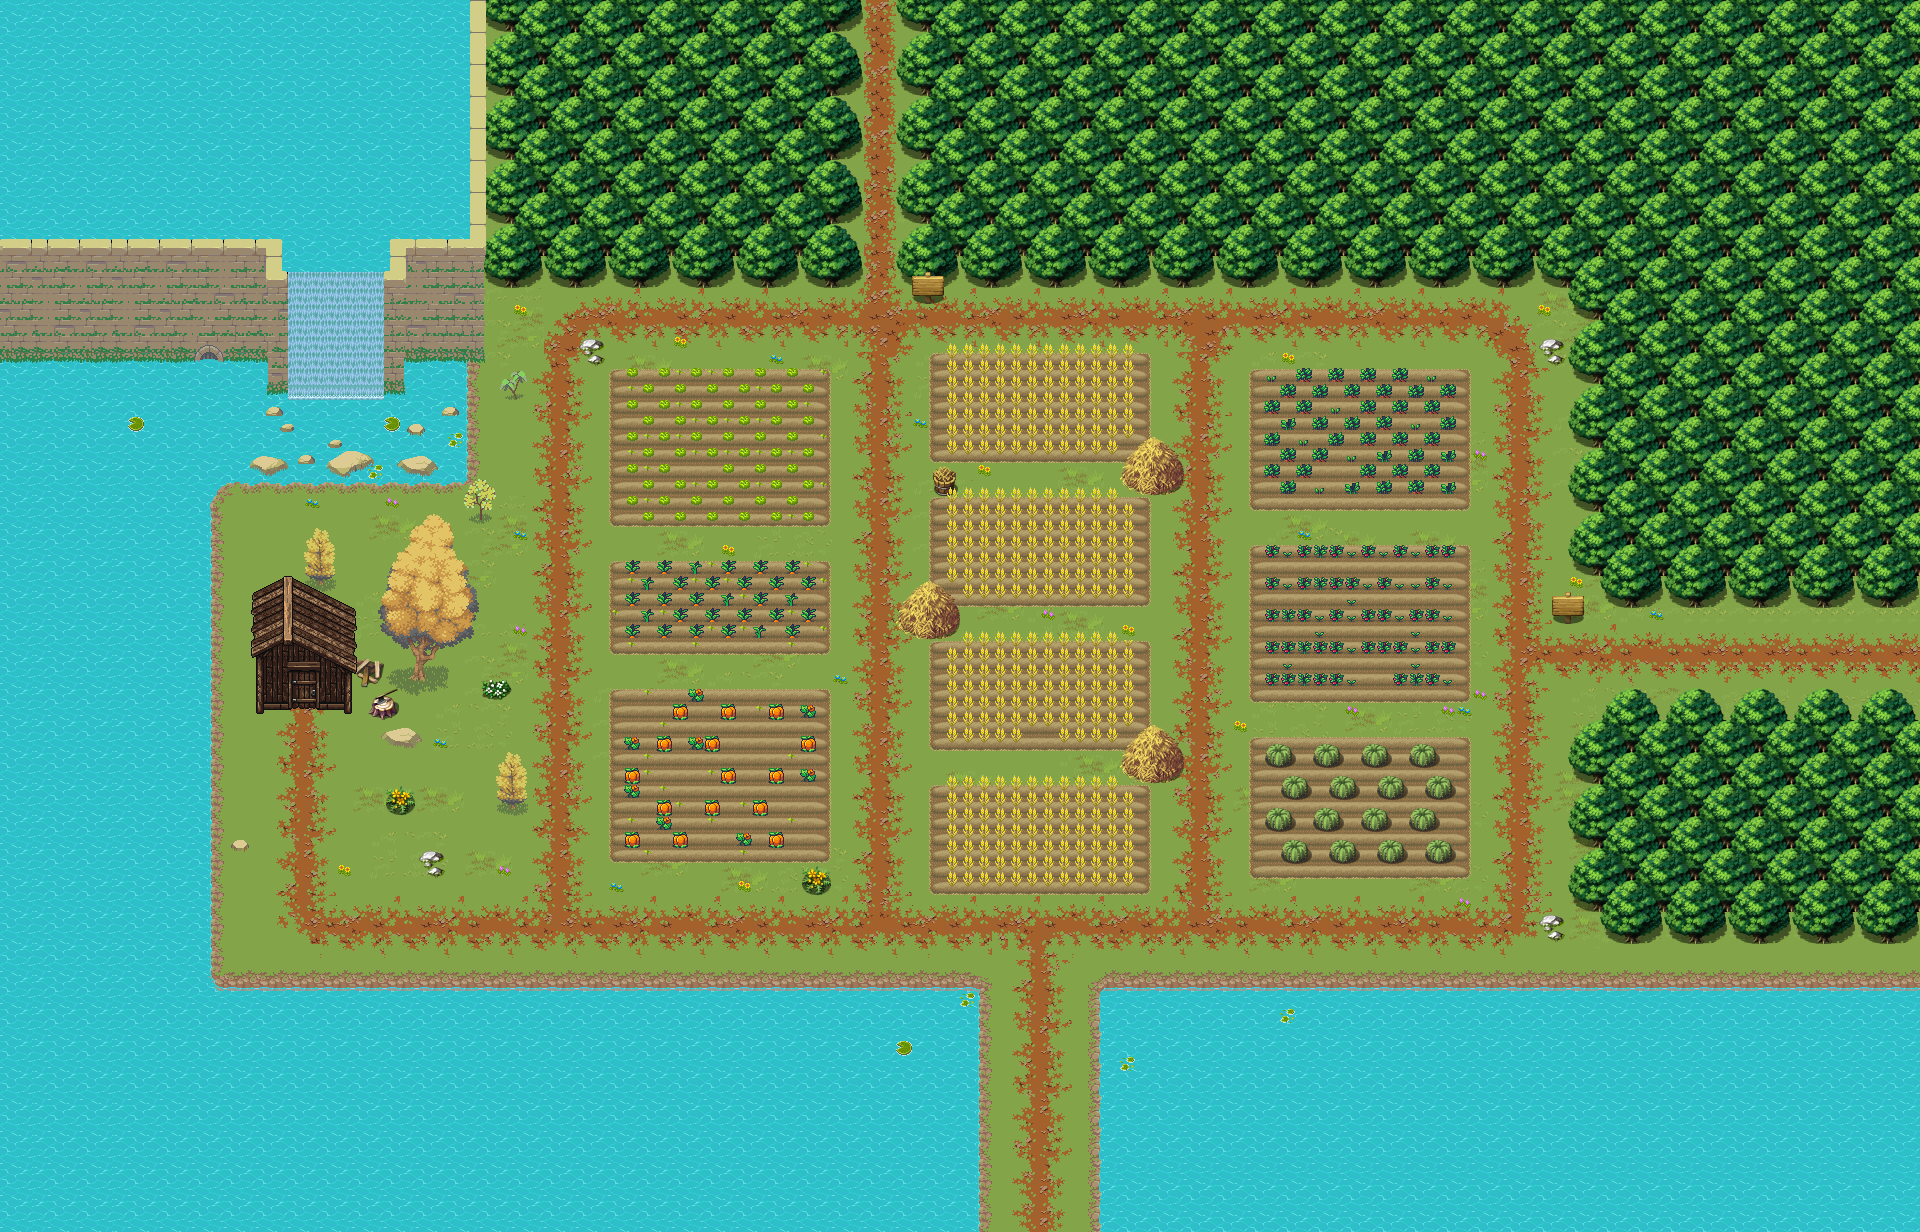

Below is a game level as drawn by its tile map, then a one-line description and the .tmx that defines it (tile-layer data replaced by summaries):
An orthogonal 120x77 tile map with 16x16 px tiles, 5 tile layers (Prato e strada, Erbetta, fiori e alberi, Livello tile 4, Livello tile 2, ...), 11 tilesets and 25 objects.

<map version="1.10" tiledversion="1.10.2" orientation="orthogonal" renderorder="right-down" width="120" height="77" tilewidth="16" tileheight="16" infinite="0" nextlayerid="8" nextobjectid="63">
 <tileset firstgid="1" name="main_houses" tilewidth="16" tileheight="16" tilecount="2880" columns="60">
  <image source="../../Tileset/Houses_and_Interiors/main_houses.png" width="960" height="768" />
 </tileset>
 <tileset firstgid="2881" name="interiors" tilewidth="16" tileheight="16" tilecount="4096" columns="64">
  <image source="../../Tileset/Houses_and_Interiors/interiors.png" width="1024" height="1024" />
 </tileset>
 <tileset firstgid="6977" name="tileb" tilewidth="16" tileheight="16" tilecount="1024" columns="32">
  <image source="../../Tileset/Pinterest/Tileset_Completo_Case_e_Esterni/tileb.png" width="512" height="512" />
 </tileset>
 <tileset firstgid="8001" name="[A]WaterFall2_pipo" tilewidth="16" tileheight="16" tilecount="20" columns="4">
  <image source="../../Tileset/Pipoya_RPG_Tileset_16x16/[A]_type1/[A]WaterFall2_pipo.png" width="64" height="80" />
 </tileset>
 <tileset firstgid="8021" name="Tileset-Animated Terrains-8 frames-" tilewidth="16" tileheight="16" tilecount="1044" columns="58">
  <image source="../../Tileset/EPIC RPG World Pack - [FREE Demo]Ancient Ruins - Copia/Tilesets/Tileset-Animated Terrains-8 frames-.png" width="928" height="288" />
 </tileset>
 <tileset firstgid="9065" name="Tileset" tilewidth="16" tileheight="16" tilecount="120" columns="8">
  <image source="../../Tileset/TopDownFantasy-Forest/Tiles/Tileset.png" width="128" height="240" />
 </tileset>
 <tileset firstgid="9185" name="plants free" tilewidth="16" tileheight="16" tilecount="30" columns="5">
  <image source="../../Tileset/Tiny Wonder Farm Free/objects&amp;items/plants free.png" width="80" height="96" />
 </tileset>
 <tileset firstgid="9215" name="Atlas-Props" tilewidth="16" tileheight="16" tilecount="832" columns="32">
  <image source="../../Tileset/EPIC RPG World Pack - [FREE Demo]Ancient Ruins - Copia/Props/Atlas-Props.png" width="512" height="416" />
 </tileset>
 <tileset firstgid="10047" name="Tileset-Terrain2" tilewidth="16" tileheight="16" tilecount="2016" columns="72">
  <image source="../../Tileset/EPIC RPG World Pack - [FREE Demo]Ancient Ruins - Copia/Tilesets/Tileset-Terrain2.png" width="1152" height="448" />
 </tileset>
 <tileset firstgid="12063" name="wall-8 - 2 tiles tall-transparency" tilewidth="16" tileheight="16" tilecount="280" columns="20">
  <image source="../../Tileset/EPIC RPG World Pack - [FREE Demo]Ancient Ruins - Copia/Tilesets/wall-8 - 2 tiles tall-transparency.png" width="320" height="224" />
 </tileset>
 <tileset firstgid="12343" name="[Base]BaseChip_pipo" tilewidth="16" tileheight="16" tilecount="1992" columns="8">
  <image source="../../Tileset/Pipoya_RPG_Tileset_16x16/[Base]BaseChip_pipo.png" width="128" height="3984" />
 </tileset>
 <layer id="2" name="Prato e strada" width="120" height="77">
  <data>[9240 cells, 7248 non-empty, 71 distinct tile ids]</data>
 </layer>
 <layer id="3" name="Erbetta, fiori e alberi" width="120" height="77">
  <data>[9240 cells, 5197 non-empty, 237 distinct tile ids]</data>
 </layer>
 <layer id="4" name="Livello tile 4" width="120" height="77">
  <data>[9240 cells, 954 non-empty, 113 distinct tile ids]</data>
 </layer>
 <layer id="5" name="Livello tile 2" width="120" height="77">
  <data>[9240 cells, 44 non-empty, 35 distinct tile ids]</data>
 </layer>
 <layer id="6" name="Livello tile 3" width="120" height="77">
  <data>[9240 cells, 53 non-empty, 52 distinct tile ids]</data>
 </layer>
 <objectgroup id="7" name="Livello di oggetti 1" visible="0">
  <object id="2" x="375" y="692" width="15.5" height="12.5" />
  <object id="3" x="388.5" y="723.5" width="24.5" height="9.5" />
  <object id="4" x="501.5" y="786.5" width="8" height="9.5" />
  <object id="5" x="210" y="348.5" width="263.5" height="131.834" />
  <object id="6" x="163.334" y="481.167" width="57.3333" height="521.5" />
  <object id="7" x="222" y="963" width="754" height="122.333" />
  <object id="8" x="1088" y="963.5" width="501.667" height="127.167" />
  <object id="10" x="903.17" y="152.334" width="676.163" height="125" />
  <object id="11" x="480" y="153.333" width="373.167" height="124" />
  <object id="12" x="441.333" y="240" width="40" height="114" />
  <object id="13" x="415" y="659.5" width="5.75" height="7.5" />
  <object id="16" x="258.545" y="633.819" width="27.9148" height="62.1364" />
  <object id="17" x="318.91" y="633.273" width="29.8182" height="62.8409" />
  <object id="19" x="287.29" y="633.636" width="31.0739" height="24.6477" />
  <object id="26" x="1127.5" y="464" width="40.5" height="15.1667">
   <ellipse />
  </object>
  <object id="46" x="312.25" y="565" width="8.5" height="13.5" />
  <object id="47" x="474.75" y="505.5" width="5" height="10" />
  <object id="51" x="937.25" y="480.5" width="7.1667" height="3.33333" />
  <object id="55" x="1568.67" y="277.333" width="169" height="318.667" />
  <object id="56" x="1568" y="688.667" width="170" height="273.333" />
  <object id="57" x="854.67" y="0.333" width="48" height="157.667" />
  <object id="58" x="1729.67" y="596.667" width="187.667" height="91.3333" />
  <object id="59" x="979" y="1085.33" width="110" height="45.6667" />
  <object id="61" x="902.75" y="608.417" width="40.5" height="15.1667">
   <ellipse />
  </object>
  <object id="62" x="1128.25" y="750.417" width="40.5" height="15.1667">
   <ellipse />
  </object>
 </objectgroup>
</map>
